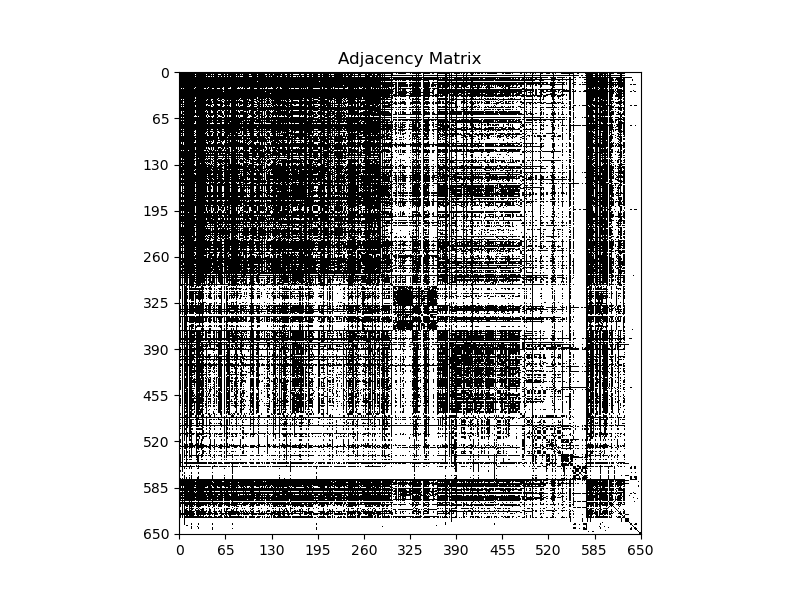

The Python source for this figure:
import matplotlib.pyplot as plt
import networkx as nx
import numpy as np

def plot_adjacency_matrix(matrix, filename="adjacency_matrix.png"):
  """
  Plots a binary adjacency matrix with white for 0 and black for 1.

  Args:
    matrix: A 2D NumPy array representing the binary adjacency matrix.
    filename: The desired filename for the saved image.
  """

  plt.figure(figsize=(8, 6))
  plt.imshow(matrix, cmap='binary', interpolation='nearest')
  plt.title("Adjacency Matrix")

  # Determine appropriate tick spacing based on matrix size
  num_ticks = min(len(matrix), 10)  # Adjust 10 as needed
  tick_interval = len(matrix) // num_ticks

  plt.xticks(np.arange(0, len(matrix), tick_interval))
  plt.yticks(np.arange(0, len(matrix), tick_interval))

  plt.savefig(filename)
  plt.close()
    
if __name__ == "__main__":
    G = nx.read_adjlist("../dataset/pruned_clustered_G3Hops.adjlist")
    adj_mtx = nx.to_numpy_array(G)
    plot_adjacency_matrix(adj_mtx)